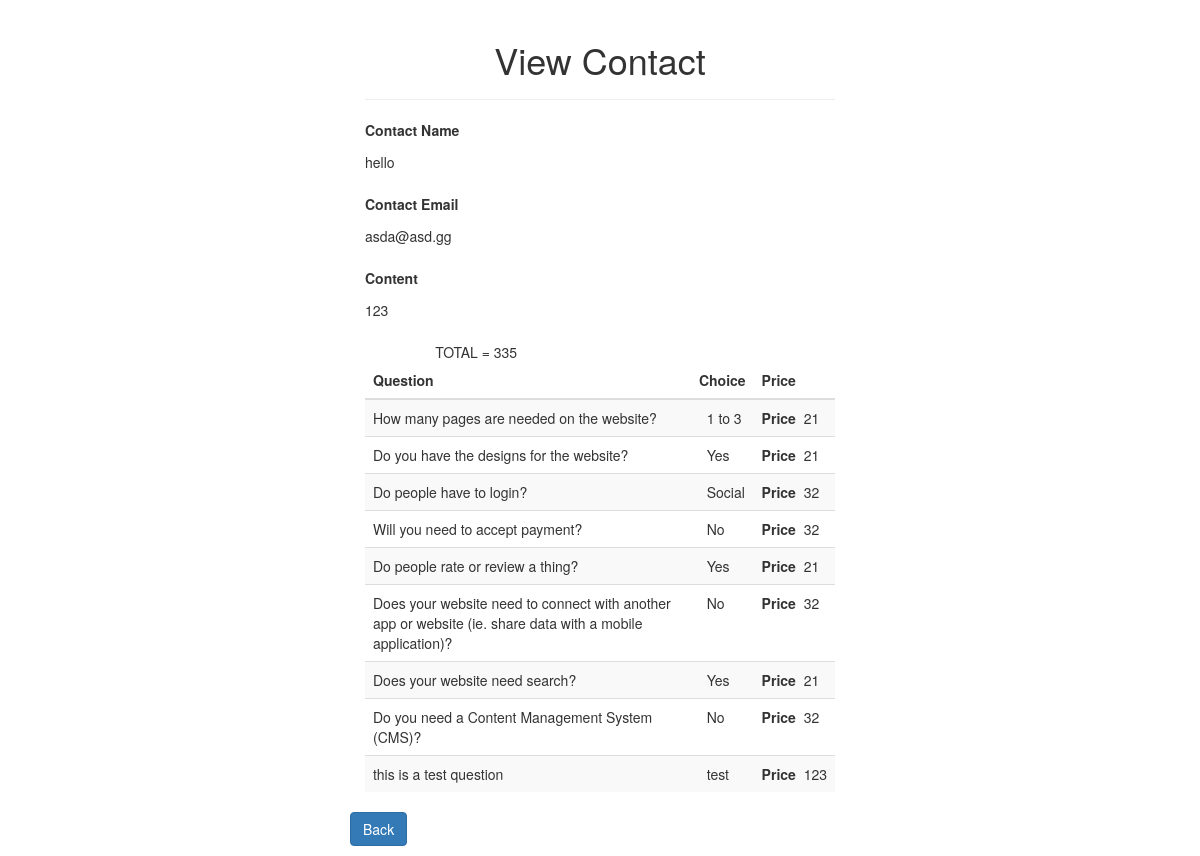
The app's page /admin/con_read.php?id=1 with its own data.
### tables this page shows
CREATE TABLE `tblcontact` (
  `contact_id` int(10) NOT NULL,
  `contact_name` varchar(255) NOT NULL,
  `contact_email` varchar(255) NOT NULL,
  `content` varchar(255) NOT NULL
);

CREATE TABLE `contact_choice` (
  `id` int(10) NOT NULL,
  `q_id` int(10) NOT NULL,
  `question` varchar(255) NOT NULL,
  `choice` varchar(255) NOT NULL,
  `opt_price` int(10) NOT NULL,
  `contact_id` int(10) DEFAULT NULL,
  `created` timestamp NOT NULL DEFAULT current_timestamp() ON UPDATE current_timestamp()
);

### admin/con_read.php (the view, shortened to what this page needs)
<?php
if(isset($_GET["id"]) && !empty(trim($_GET["id"]))){
    require 'store.php';
    $sql = "SELECT * FROM tblcontact WHERE contact_id = ?";
    if($stmt = mysqli_prepare($conn, $sql)){
        mysqli_stmt_bind_param($stmt, "i", $param_id);
        $param_id = trim($_GET["id"]);
        if(mysqli_stmt_execute($stmt)){
            $result = mysqli_stmt_get_result($stmt);
            if(mysqli_num_rows($result) == 1){
                $row = mysqli_fetch_array($result, MYSQLI_ASSOC);
                $contact_name = $row["contact_name"];
                $contact_email =$row["contact_email"];
               $contact_content=$row["content"];
            } else{
                header("location: error.php");
                exit();
            }
        } else{
            echo "Oops! Something went wrong. Please try again later.";
        }
    }
} else{
    echo 'error';
    header("location: error.php");
    exit();
}
$sql1 = "SELECT * FROM contact_choice WHERE contact_id = ?";
    $data = mysqli_prepare($conn, $sql1);
    mysqli_stmt_bind_param($data, "i", $param_id);
mysqli_stmt_execute($data);
$result = mysqli_stmt_get_result($data);
?>
<!DOCTYPE html>
<html lang="en">
<head>
    <link rel="stylesheet" href="https://maxcdn.bootstrapcdn.com/bootstrap/3.3.7/css/bootstrap.css">
</head>
<body>
    <div class="wrapper">
        <div class="container-fluid">
            <div class="row">
                <div class="col-md-12">
                    <div class="page-header">
                        <h1>View Contact</h1>
                    </div>
                    <div class="form-group">
                        <label>Contact Name </label>
                        <p class="form-control-static"><?php echo $contact_name; ?></p>
                    </div>
                    <div class="form-group">
                        <label>Contact Email </label>
                        <p class="form-control-static"><?php echo $contact_email; ?></p>
                    </div>
                    <div class="form-group">
                        <label>Content </label>
                        <p class="form-control-static"><?php echo $contact_content; ?></p>
                    </div>
                    <div class="form-group">
                        <table class="table table-striped">
    <thead>
      <tr>
        <th>Question</th>
        <th>Choice</th>
        <th>Price</th>
      </tr>
    </thead>
    <tbody>
      <tr><?php $total=0;
       while($row = mysqli_fetch_array($result, MYSQLI_ASSOC)){
       $contact_que = $row["question"];
$contact_choice = $row["choice"];
$opt_price = $row["opt_price"];
$total += $row["opt_price"];
       ?>
        <td><?php echo $contact_que; ?></td>
        <td><?php   echo "<b>&nbsp;&nbsp;</b>".$contact_choice."</td><b>&nbsp;&nbsp;</b></td><td>"."<b>Price&nbsp;&nbsp;</b>".$opt_price;
                        echo "<br></td>
      </tr>";
                    }echo "TOTAL = ".$total;?>
    </tbody>
  </table>
                    </div>
</div>
                    <p><a href="questions_data.php" class="btn btn-primary">Back</a></p>
                </div>
            </div>
        </div>
</body>
</html>

### admin/store.php (shortened to what this page needs)
<!DOCTYPE html>
<html>
<head>
</head>
<body>
    <link rel="stylesheet" href="https://maxcdn.bootstrapcdn.com/bootstrap/3.3.5/css/bootstrap.min.css">
<link rel="stylesheet" type="text/css" href="formstyle.css">

### formstyle.css (style rules this page uses)
* { box-sizing: border-box; }
body { background-color: #f1f1f1; }
h1 { text-align: center; }

### admin/con_read.php (style rules this page uses)
.wrapper { width: 500px; margin: 0 auto; }

### records on screen
tblcontact: contact_name "hello", contact_email "asda@asd.gg", content "123"
contact_choice: question "How many pages are needed on the website?", choice "1 to 3", opt_price "21"
contact_choice: question "Do you have the designs for the website?", choice "Yes", opt_price "21"
contact_choice: question "Do people have to login?", choice "Social", opt_price "32"
contact_choice: question "Will you need to accept payment?", choice "No", opt_price "32"
contact_choice: question "Do people rate or review a thing?", choice "Yes", opt_price "21"
contact_choice: question "Does your website need to connect with another app or website (ie. share data with a mobile application)?", choice "No", opt_price "32"
contact_choice: question "Does your website need search?", choice "Yes", opt_price "21"
contact_choice: question "Do you need a Content Management System (CMS)?", choice "No", opt_price "32"
contact_choice: question "this is a test question", choice "test", opt_price "123"
